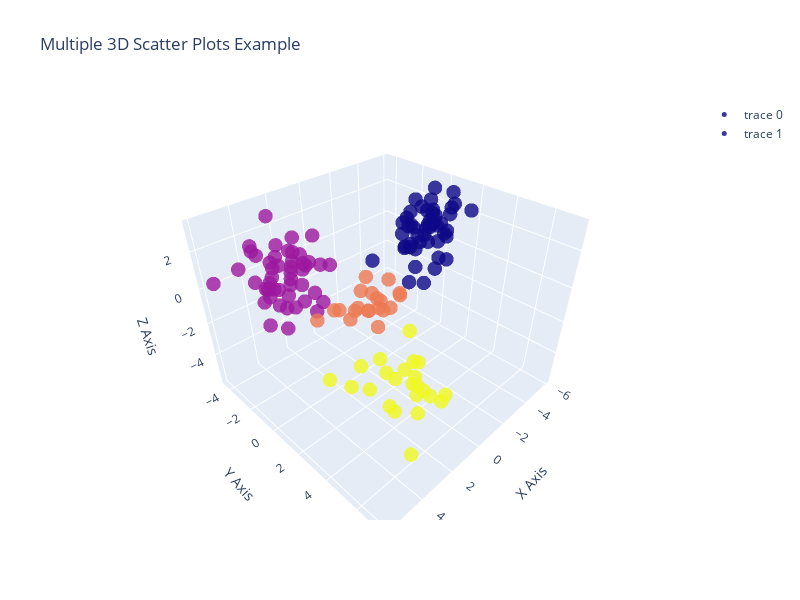

The cell this chart's notebook holds for it:
### Code cell
import plotly.graph_objects as go
import numpy as np

x1 = X_train_lda[:, 0]
y1 = X_train_lda[:, 1]
z1 = X_train_lda[:, 2]

x2 = X_test_lda[:, 0]
y2 = X_test_lda[:, 1]
z2 = X_test_lda[:, 2]


# Create a 3D scatter plot
fig = go.Figure()
# Add the first scatter trace
fig.add_trace(go.Scatter3d(
    x=x1,
    y=y1,
    z=z1,
    mode='markers',
    marker=dict(
        size=5,
        color=y_train,  # Color for the first set
        opacity=0.8
    ),
    # hovertemplate = hover_text_re,
))

# Add the second scatter trace
fig.add_trace(go.Scatter3d(
    x=x2,
    y=y2,
    z=z2,
    mode='markers',
    marker=dict(
        size=5,
        color=y_test,  # Color for the second set
        opacity=0.8
    ),
    # hovertemplate = hover_text_than,
))

# Set the layout of the plot
fig.update_layout(
    scene=dict(
        xaxis_title='X Axis',
        yaxis_title='Y Axis',
        zaxis_title='Z Axis'
    ),
    width = 800,
    height = 600,
    title='Multiple 3D Scatter Plots Example'
)

# Show the plot
fig.show()
